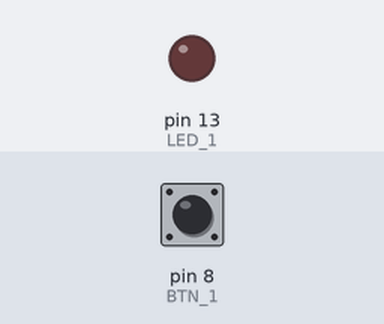
A sketch run on a simulated Arduino Uno, built with avr-gcc and run on an emulated ATmega328P. Shown: output pins drawn as LEDs (lit = HIGH). The inputs (shaded band) are chosen by the test bench; at power-on: pin 8 (BTN_1) HIGH.

Above: at 1.2 s.
1.3 s: pin 8 (BTN_1) pulled LOW for 0.15 s
At 1.37 s:
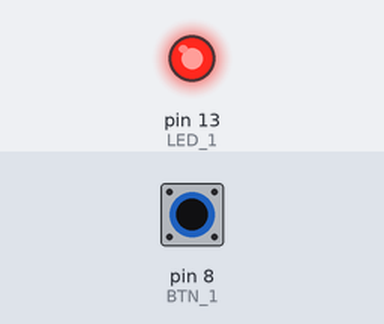
2.9 s: pin 8 (BTN_1) pulled LOW for 3.2 s
At 6.9 s:
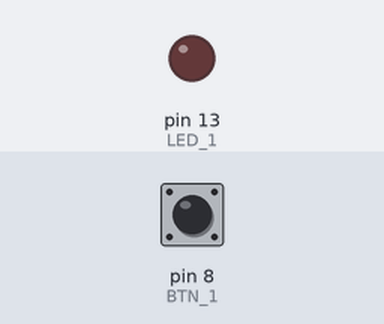
Timing chart, 0 to 8.4 s (numbered marks = the images above; inputs shaded):
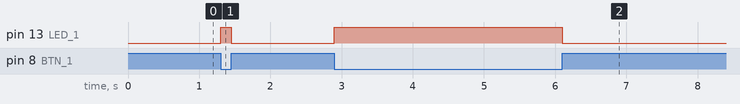

Measured:
- after the input at 1.3 s, pin 13 (LED_1): LOW → HIGH at once, → LOW 0.15 s later
- after the input at 2.9 s, pin 13 (LED_1): LOW → HIGH at once, → LOW 3.2 s later

The sketch:

sketch.ino
```cpp
//PULL UP RESISTOR
#define LED_1 13
#define BTN_1 8
void setup() {
  // put your setup code here, to run once:
  pinMode(LED_1,OUTPUT);
  pinMode(BTN_1, INPUT);
}

void loop() {
  // put your main code here, to run repeatedly:
  if(digitalRead(BTN_1)==HIGH)
  {
    digitalWrite(LED_1, LOW);
  }
  else
  {
    digitalWrite(LED_1, HIGH);
  }
}
```
